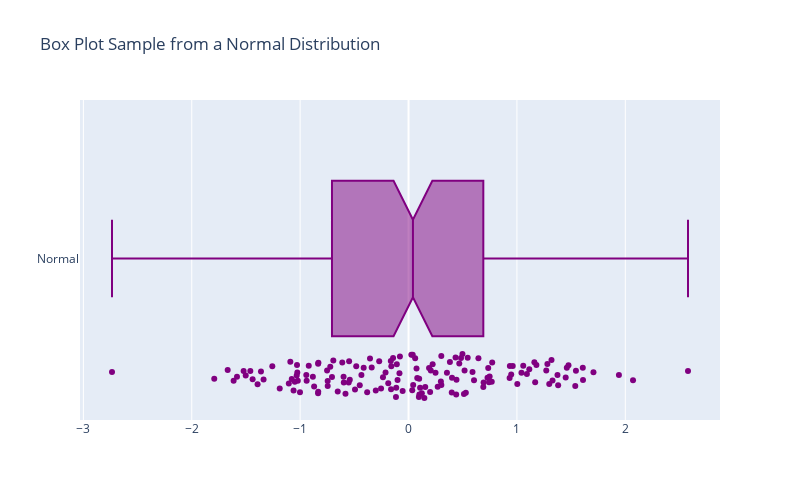

The notebook cell this image was saved under:
### Code cell
fig = go.Figure()
fig.add_trace(go.Box(x=df["Normal"], 
                     notched=True, 
                     marker_color='purple', 
                     boxpoints="all",
                     name='Normal',
                     ))
fig.update_layout(title='Box Plot Sample from a Normal Distribution', 
                  height = 500, width = 800,)

### Figure 1 — Plotly figure (JSON) as saved in the notebook; plotly's stock layout.template omitted (floating-point values rounded to 4 significant figures; data arrays with more than 128 entries replaced by an {"elided": "..."} marker saying what was removed)
{"data": [{"boxpoints": "all", "marker": {"color": "purple"}, "name": "Normal", "notched": true, "type": "box", "x": {"elided": "150 float values"}}], "layout": {"height": 500, "title": {"text": "Box Plot Sample from a Normal Distribution"}, "width": 800}}
